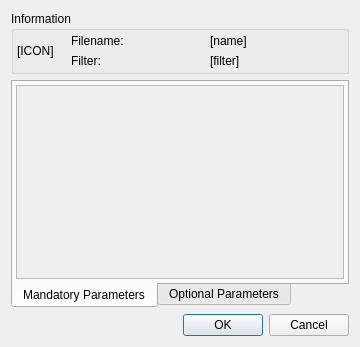
<?xml version="1.0" encoding="UTF-8"?>
<ui version="4.0">
 <class>DialogSaveFileWithFilter</class>
 <widget class="QDialog" name="DialogSaveFileWithFilter">
  <property name="geometry">
   <rect>
    <x>0</x>
    <y>0</y>
    <width>360</width>
    <height>347</height>
   </rect>
  </property>
  <property name="windowTitle">
   <string>File Export Assistant</string>
  </property>
  <layout class="QVBoxLayout" name="verticalLayout">
   <item>
    <widget class="QGroupBox" name="groupInfo">
     <property name="title">
      <string>Information</string>
     </property>
     <layout class="QHBoxLayout" name="horizontalLayout_3">
      <property name="margin">
       <number>3</number>
      </property>
      <item>
       <widget class="QLabel" name="lblIcon">
        <property name="maximumSize">
         <size>
          <width>48</width>
          <height>48</height>
         </size>
        </property>
        <property name="text">
         <string>[ICON]</string>
        </property>
       </widget>
      </item>
      <item>
       <layout class="QGridLayout" name="gridLayout">
        <item row="0" column="0">
         <widget class="QLabel" name="label">
          <property name="text">
           <string>Filename:</string>
          </property>
         </widget>
        </item>
        <item row="0" column="1">
         <widget class="QLabel" name="lblFilename">
          <property name="text">
           <string>[name]</string>
          </property>
         </widget>
        </item>
        <item row="1" column="0">
         <widget class="QLabel" name="label_3">
          <property name="text">
           <string>Filter:</string>
          </property>
         </widget>
        </item>
        <item row="1" column="1">
         <widget class="QLabel" name="lblFilter">
          <property name="text">
           <string>[filter]</string>
          </property>
         </widget>
        </item>
       </layout>
      </item>
     </layout>
    </widget>
   </item>
   <item>
    <widget class="QTabWidget" name="tabWidget">
     <property name="enabled">
      <bool>true</bool>
     </property>
     <property name="tabPosition">
      <enum>QTabWidget::South</enum>
     </property>
     <property name="tabShape">
      <enum>QTabWidget::Rounded</enum>
     </property>
     <property name="currentIndex">
      <number>0</number>
     </property>
     <widget class="QWidget" name="tabParamsMand">
      <property name="enabled">
       <bool>true</bool>
      </property>
      <attribute name="title">
       <string>Mandatory Parameters</string>
      </attribute>
      <layout class="QHBoxLayout" name="horizontalLayout">
       <property name="margin">
        <number>3</number>
       </property>
       <item>
        <widget class="QScrollArea" name="scrollParamsMand">
         <property name="sizePolicy">
          <sizepolicy hsizetype="Minimum" vsizetype="Expanding">
           <horstretch>0</horstretch>
           <verstretch>0</verstretch>
          </sizepolicy>
         </property>
         <property name="horizontalScrollBarPolicy">
          <enum>Qt::ScrollBarAlwaysOff</enum>
         </property>
         <property name="widgetResizable">
          <bool>true</bool>
         </property>
         <widget class="QWidget" name="scrollAreaWidgetContents">
          <property name="geometry">
           <rect>
            <x>0</x>
            <y>0</y>
            <width>328</width>
            <height>206</height>
           </rect>
          </property>
         </widget>
        </widget>
       </item>
      </layout>
     </widget>
     <widget class="QWidget" name="tabParamsOpt">
      <attribute name="title">
       <string>Optional Parameters</string>
      </attribute>
      <layout class="QHBoxLayout" name="horizontalLayout_2">
       <property name="margin">
        <number>3</number>
       </property>
       <item>
        <widget class="QScrollArea" name="scrollParamsOpt">
         <property name="sizePolicy">
          <sizepolicy hsizetype="Minimum" vsizetype="Expanding">
           <horstretch>0</horstretch>
           <verstretch>0</verstretch>
          </sizepolicy>
         </property>
         <property name="widgetResizable">
          <bool>true</bool>
         </property>
         <widget class="QWidget" name="scrollAreaWidgetContents_2">
          <property name="geometry">
           <rect>
            <x>0</x>
            <y>0</y>
            <width>98</width>
            <height>28</height>
           </rect>
          </property>
          <layout class="QVBoxLayout" name="verticalLayout_3">
           <property name="margin">
            <number>3</number>
           </property>
          </layout>
         </widget>
        </widget>
       </item>
      </layout>
     </widget>
    </widget>
   </item>
   <item>
    <widget class="QDialogButtonBox" name="buttonBox">
     <property name="orientation">
      <enum>Qt::Horizontal</enum>
     </property>
     <property name="standardButtons">
      <set>QDialogButtonBox::Cancel|QDialogButtonBox::Ok</set>
     </property>
    </widget>
   </item>
  </layout>
 </widget>
 <resources>
  <include location="../qitom.qrc"/>
 </resources>
 <connections>
  <connection>
   <sender>buttonBox</sender>
   <signal>rejected()</signal>
   <receiver>DialogSaveFileWithFilter</receiver>
   <slot>reject()</slot>
   <hints>
    <hint type="sourcelabel">
     <x>334</x>
     <y>430</y>
    </hint>
    <hint type="destinationlabel">
     <x>286</x>
     <y>274</y>
    </hint>
   </hints>
  </connection>
 </connections>
</ui>
